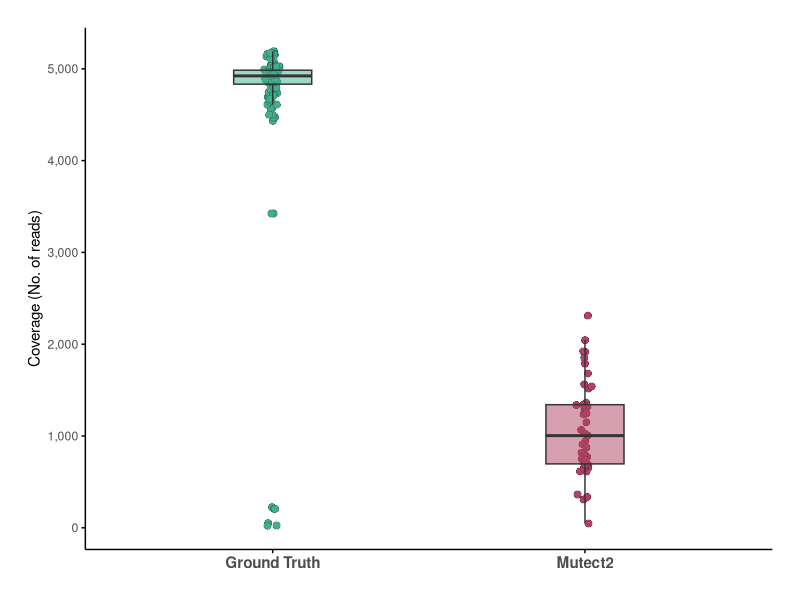
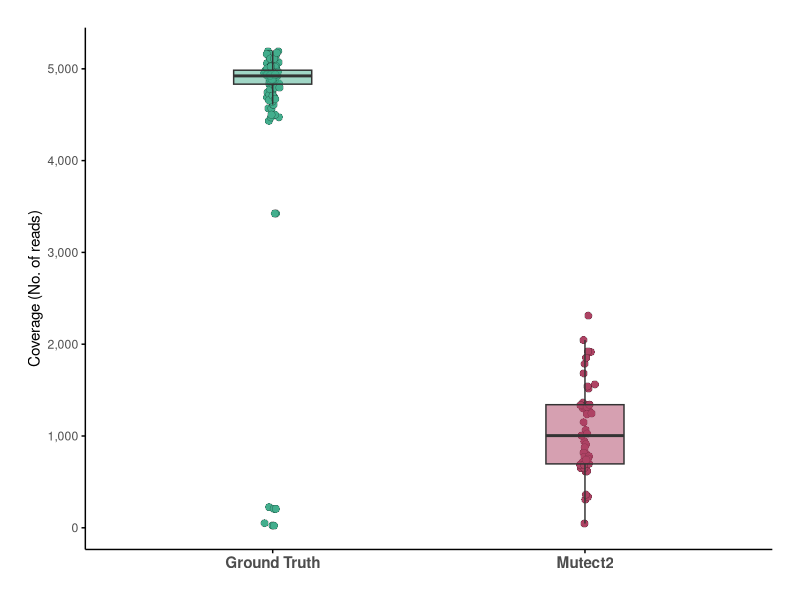
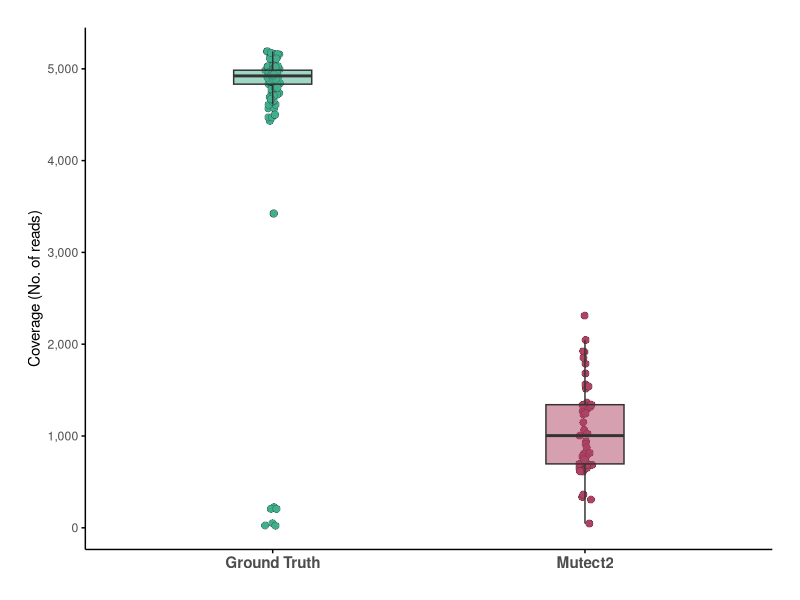
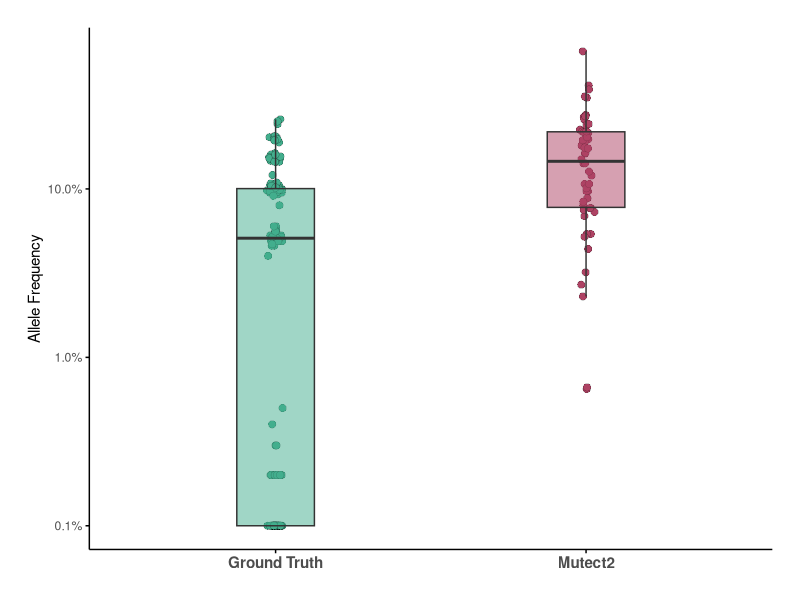
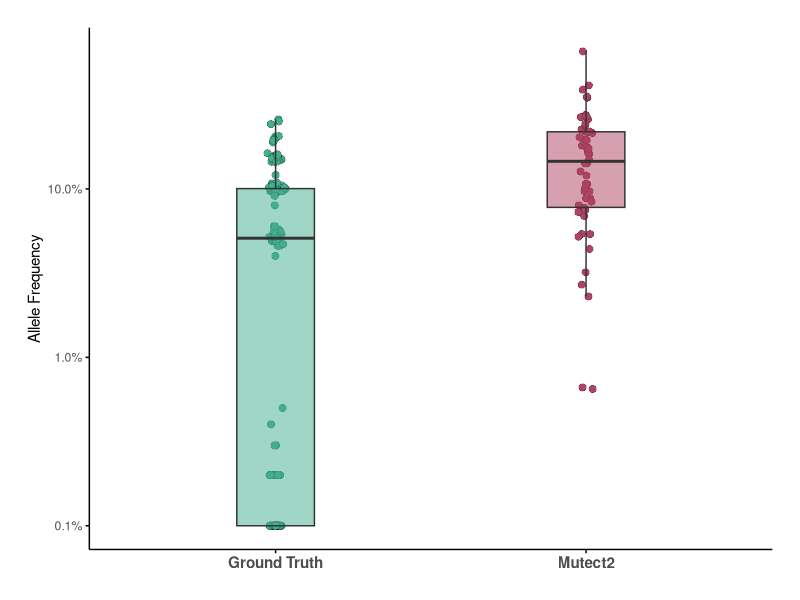
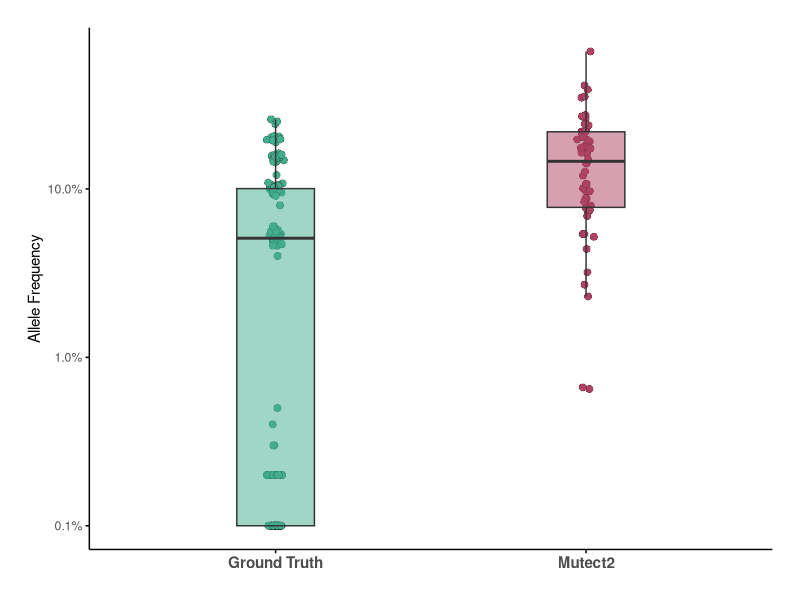

Recreate these plots in R, in order.

# coverage plot ----------------------------------------

# rm(list = ls())
gc()

library(data.table)
library(stringr)

df = fread("Ground_truth_vs_Mutect2.clean.annotated.tsv")

df[which(df$`Mutect2 ALT` == "")]$`Mutect2 ALT` = NA


df = df[, c(
    "POS", 
    "Ground Truth DP",
    "Mutect2 DP"
), with = FALSE] |>
    unique() |>
    
    melt(id.vars = "POS", variable.factor = FALSE, value.factor = FALSE)

library(ggplot2)
library(ggforce)

gr = ggplot(data = df) +
    
    geom_point(aes(x = variable, y = value, fill = variable),
               position = position_jitternormal(sd_x = .01, sd_y = 0),
               shape = 21, stroke = .1, size = 2.5) +
    
    geom_boxplot(aes(x = variable, y = value, fill = variable),
                 width = .25, alpha = .5, outlier.shape = NA) +
    
    scale_fill_manual(
        values = c(
            "Ground Truth DP" = "#43ae8d",
            "Mutect2 DP"      = "#ae4364"
        )
    ) +
    
    scale_x_discrete(
        breaks = c("Ground Truth DP", "Mutect2 DP"),
        labels = c("Ground Truth", "Mutect2")
    ) +
    
    scale_y_continuous(labels = scales::comma) +
    
    theme_minimal() +
    
    theme(
        legend.position = "none",
        
        axis.title.x = element_blank(),
        axis.text.x = element_text(face = "bold", size = 11),
        
        axis.line = element_line(),
        axis.ticks = element_line(),
        
        panel.grid = element_blank(),
        
        plot.margin = margin(20, 20, 20, 20)
    ) +
    
    labs(
        y = "Coverage (No. of reads)"
    )


ggsave(
    plot = gr, filename = "Plots/coverage-plot.pdf", device = cairo_pdf,
    width = 8, height = 8, units = "in"
)

ggsave(
    plot = gr, filename = "Plots/coverage-plot.svg",
    width = 8, height = 8, units = "in"
)

ggsave(
    plot = gr, filename = "Plots/coverage-plot.jpeg",
    width = 8, height = 8, units = "in", dpi = 600
)    

gr3 = gr

# allele frequency plot ----------------------------------------

# rm(list = ls())
gc()

library(data.table)
library(stringr)

df = fread("Ground_truth_vs_Mutect2.clean.annotated.tsv")

df[which(df$`Mutect2 ALT` == "")]$`Mutect2 ALT` = NA


df = df[, c(
    "POS", 
    "Ground Truth AF",
    "Mutect2 AF"
), with = FALSE] |>
    unique() |>
    
    melt(id.vars = "POS", variable.factor = FALSE, value.factor = FALSE)

library(ggplot2)
library(ggforce)

gr = ggplot(data = df[which(!is.na(value) & value != 0)]) +
    
    geom_point(aes(x = variable, y = value, fill = variable),
               position = position_jitternormal(sd_x = .01, sd_y = 0),
               shape = 21, stroke = .1, size = 2.5) +
    
    geom_boxplot(aes(x = variable, y = value, fill = variable),
                 width = .25, alpha = .5, outlier.shape = NA) +
    
    scale_fill_manual(
        values = c(
            "Ground Truth AF" = "#43ae8d",
            "Mutect2 AF"      = "#ae4364"
        )
    ) +
    
    scale_x_discrete(
        breaks = c("Ground Truth AF", "Mutect2 AF"),
        labels = c("Ground Truth", "Mutect2")
    ) +
    
    scale_y_continuous(labels = scales::percent, trans = "log10") +
    
    theme_minimal() +
    
    theme(
        legend.position = "none",
        
        axis.title.x = element_blank(),
        axis.text.x = element_text(face = "bold", size = 11),
        
        axis.line = element_line(),
        axis.ticks = element_line(),
        
        panel.grid = element_blank(),
        
        plot.margin = margin(20, 20, 20, 20)
    ) +
    
    labs(
        y = "Allele Frequency"
    )


ggsave(
    plot = gr, filename = "Plots/AF-plot.pdf", device = cairo_pdf,
    width = 8, height = 8, units = "in"
)

ggsave(
    plot = gr, filename = "Plots/AF-plot.svg",
    width = 8, height = 8, units = "in"
)

ggsave(
    plot = gr, filename = "Plots/AF-plot.jpeg",
    width = 8, height = 8, units = "in", dpi = 600
)

gr4 = gr
